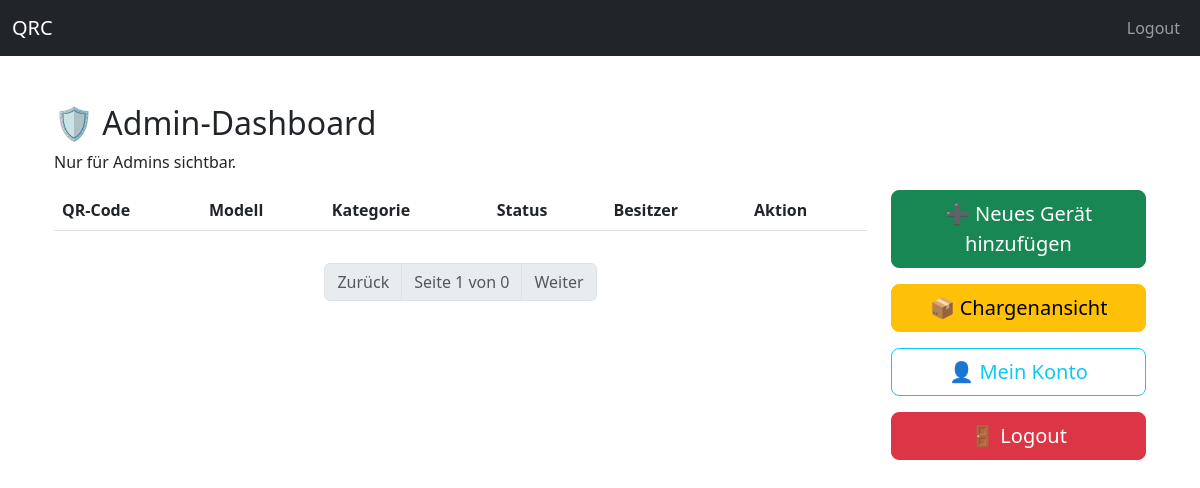
/admin/dashboard (signed in), run on an earlier commit of the app's database.
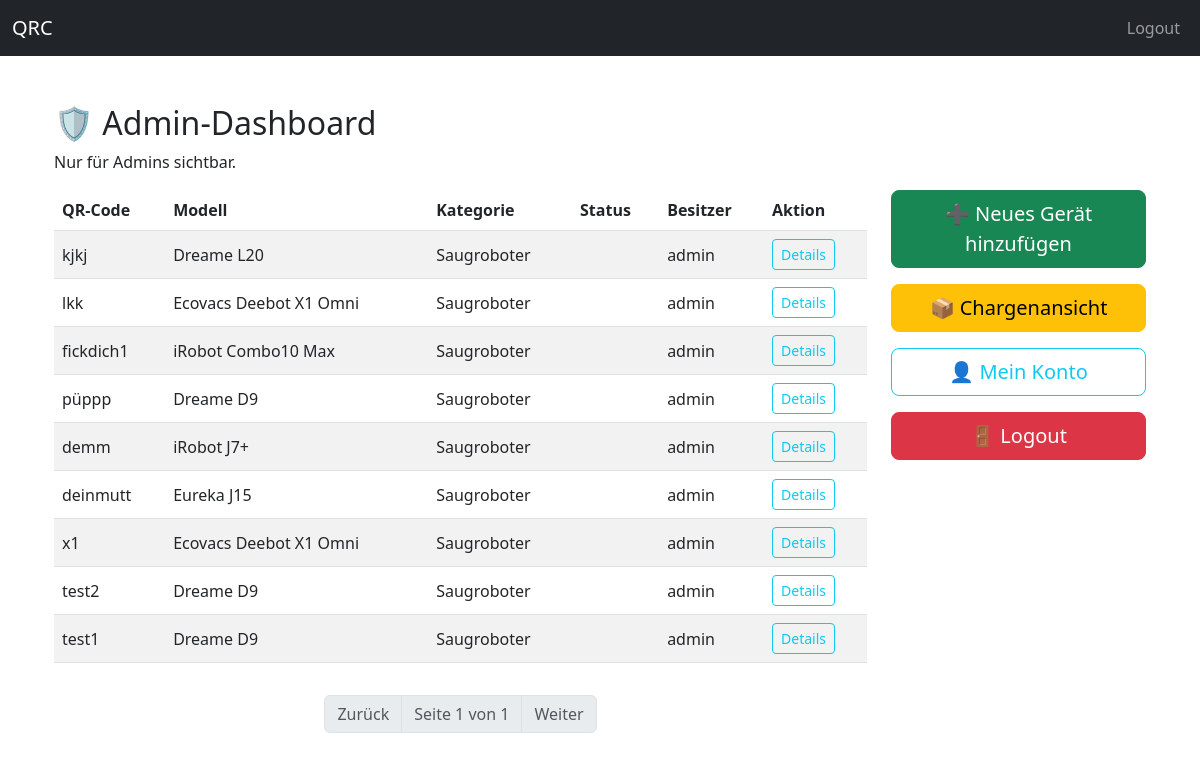
And on a later commit of the database.
### app/models/geraet_db.py (models this page shows)
class Geraet(db.Model):
    __tablename__ = "geraete"
    id = db.Column(db.Integer, primary_key=True)
    qrcode = db.Column(db.String, unique=True, nullable=False)
    modell_id = db.Column(
        db.Integer,
        db.ForeignKey("modell.id", name="fk_geraete_modell_id"),
        nullable=False
    )
    charge_id = db.Column(
        db.Integer,
        db.ForeignKey('charge.id', name="fk_geraete_charge_id"),
        nullable=True
    )
    zustand_id = db.Column(
        db.Integer,
        db.ForeignKey("zustaende.id", name="fk_geraete_zustand_id"),
        nullable=False
    )
    benutzer_id = db.Column(
        db.Integer,
        db.ForeignKey("benutzer.id", name="fk_geraete_benutzer_id"),
        nullable=True
    )
    status = db.Column(db.String, nullable=False, server_default="Unbekannt")
    ausgepackt = db.Column(db.Boolean, default=False)
    gereinigt = db.Column(db.Boolean, default=False)
    getestet = db.Column(db.Boolean, default=False)
    bilder_einpackfertig = db.Column(db.Boolean, default=False)
    bilder_fertig = db.Column(db.Boolean, default=False)
    einpackbereit = db.Column(db.Boolean, default=False)
    modell = db.relationship("Modell", back_populates="geraete")
    zustand = db.relationship("Zustand")
    benutzer = db.relationship("Benutzer", backref="geraete")
    historie = db.relationship("Historie", backref="geraet", lazy=True)
    module = db.relationship("Modul", back_populates="geraet", cascade="all, delete-orphan")
    teile = db.relationship("Teil", back_populates="geraet")
    testdurchlaeufe = db.relationship("GeraeteTestDurchlauf", back_populates="geraet", cascade="all, delete-orphan")

### app/models/modell_db.py (models this page shows, shortened)
class Modell(db.Model):
    __tablename__ = "modell"
    id = db.Column(db.Integer, primary_key=True, index=True)
    name = db.Column(db.String(100), unique=True, nullable=False, index=True)
    kategorie_id = db.Column(db.Integer, db.ForeignKey("kategorie.id"), nullable=False)
    unterkategorie_id = db.Column(db.Integer, db.ForeignKey("unterkategorie.id"), nullable=True)
    unterkategorie = db.relationship("Unterkategorie", backref="modelle")
    hersteller_id = db.Column(db.Integer, db.ForeignKey("hersteller.id"), nullable=False)
    hersteller = db.relationship("Hersteller", backref="modelle")
    kategorie = db.relationship("Kategorie", back_populates="modelle")
    geraete = db.relationship("Geraet", back_populates="modell")
    module = db.relationship(Modul, back_populates="modell", cascade="all, delete-orphan")

### app/models/kategorie_db.py (models this page shows, shortened)
class Kategorie(db.Model):
    __tablename__ = "kategorie"
    id = db.Column(db.Integer, primary_key=True)
    name = db.Column(db.String(100), nullable=False, unique=True)
    modelle = db.relationship("Modell", back_populates="kategorie", lazy=True)
    unterkategorien = db.relationship("Unterkategorie", backref="kategorie", lazy=True)

### app/models/benutzer_db.py (models this page shows, shortened)
class Benutzer(Base, UserMixin):
    __tablename__ = "benutzer"
    id = Column(Integer, primary_key=True)
    name = Column(String, unique=True, nullable=False)
    passwort_hash = Column(String, nullable=False)
    rolle = Column(String(20), nullable=False, default="user")
    email = Column(String(255), unique=True, nullable=True)       # Neu
    aktiv = Column(Boolean, nullable=False, default=True)         # Neu
    gesperrt = Column(Boolean, nullable=False, default=False)     # Neu
    created_at = Column(DateTime, default=datetime.utcnow)        # Neu
    @property
    def ist_admin(self):
        return self.rolle == "admin"

### app/routes/admin_routes.py (the view)
@admin_bp.route("/dashboard")
@login_required
def dashboard():
    if not current_user.ist_admin:
        abort(403)
    page = request.args.get('page', 1, type=int)
    per_page = 10
    geraete = GeraetDB.query.order_by(GeraetDB.id.desc()).paginate(page=page, per_page=per_page, error_out=False)
    return render_template("admin_dashboard.html", geraete=geraete)

### app/app.py (called while the page is built)
@login_manager.user_loader
def load_user(user_id):
    return Benutzer.query.get(int(user_id))

### app/templates/admin_dashboard.html (shortened to what this page needs)
{% extends "base.html" %}
{% block content %}
<div class="container mt-5">
  <h2>🛡️ Admin-Dashboard</h2>
  <p>Nur für Admins sichtbar.</p>
  <div class="row">
    <div class="col-lg-9 col-md-8 col-12">
      <div class="table-responsive" style="max-height: 600px; overflow-y: auto;">
        <table class="table table-striped align-middle">
          <thead>
            <tr>
              <th>QR-Code</th>
              <th>Modell</th>
              <th>Kategorie</th>
              <th>Status</th>
              <th>Besitzer</th>
              <th>Aktion</th>
            </tr>
          </thead>
          <tbody>
            {% for geraet in geraete.items %}
            <tr>
              <td>{{ geraet.qrcode }}</td>
              <td>
                {% if geraet.modell %}
                  {{ geraet.modell.name }}
                {% else %}
                  <span class="text-muted">Unbekannt</span>
                {% endif %}
              </td>
              <td>
                {% if geraet.modell and geraet.modell.kategorie %}
                  {{ geraet.modell.kategorie.name }}
                {% else %}
                  <span class="text-muted">Unbekannt</span>
                {% endif %}
              </td>
              <td>
              </td>
              <td>
                {% if geraet.benutzer %}
                  {{ geraet.benutzer.name }}
                {% else %}
                  <span class="text-muted">?</span>
                {% endif %}
              </td>
              <td>
                <a href="{{ url_for('geraete.geraet_seite', qrcode=geraet.qrcode) }}" class="btn btn-sm btn-outline-info">
                  Details
                </a>
              </td>
            </tr>
            {% endfor %}
          </tbody>
        </table>
      </div>
      <div class="d-flex justify-content-center my-3">
        <nav>
          <ul class="pagination">
            {% if geraete.has_prev %}
              <li class="page-item">
                <a class="page-link" href="{{ url_for('admin.dashboard', page=geraete.prev_num) }}">Zurück</a>
              </li>
            {% else %}
              <li class="page-item disabled">
                <span class="page-link">Zurück</span>
              </li>
            {% endif %}
            <li class="page-item disabled">
              <span class="page-link">Seite {{ geraete.page }} von {{ geraete.pages }}</span>
            </li>
            {% if geraete.has_next %}
              <li class="page-item">
                <a class="page-link" href="{{ url_for('admin.dashboard', page=geraete.next_num) }}">Weiter</a>
              </li>
            {% else %}
              <li class="page-item disabled">
                <span class="page-link">Weiter</span>
              </li>
            {% endif %}
          </ul>
        </nav>
      </div>
    </div>
    <div class="col-lg-3 col-md-4 col-12 mb-4">
      <div class="d-flex flex-column align-items-stretch gap-3">
        <a href="{{ url_for('geraete.geraet_neu') }}" class="btn btn-success btn-lg w-100">
          ➕ Neues Gerät hinzufügen
        </a>
        <a href="{{ url_for('admin.chargen') }}" class="btn btn-warning btn-lg w-100">
          📦 Chargenansicht
        </a>
        <a href="{{ url_for('benutzer.mein_konto') }}" class="btn btn-outline-info btn-lg w-100">
          👤 Mein Konto
        </a>
        <a href="{{ url_for('login.logout') }}" class="btn btn-danger btn-lg w-100">
          🚪 Logout
        </a>
      </div>
    </div>
  </div>
</div>
{% endblock %}

What changed in the data, as far as the page shows it:
added Geraet: qrcode "kjkj", modell.name "Dreame L20", modell.kategorie.name "Saugroboter", benutzer.name "admin"
added Geraet: qrcode "lkk", modell.name "Ecovacs Deebot X1 Omni", modell.kategorie.name "Saugroboter", benutzer.name "admin"
added Geraet: qrcode "fickdich1", modell.name "iRobot Combo10 Max", modell.kategorie.name "Saugroboter", benutzer.name "admin"
added Geraet: qrcode "püppp", modell.name "Dreame D9", modell.kategorie.name "Saugroboter", benutzer.name "admin"
added Geraet: qrcode "demm", modell.name "iRobot J7+", modell.kategorie.name "Saugroboter", benutzer.name "admin"
added Geraet: qrcode "deinmutt", modell.name "Eureka J15", modell.kategorie.name "Saugroboter", benutzer.name "admin"
added Geraet: qrcode "x1", modell.name "Ecovacs Deebot X1 Omni", modell.kategorie.name "Saugroboter", benutzer.name "admin"
added Geraet: qrcode "test2", modell.name "Dreame D9", modell.kategorie.name "Saugroboter", benutzer.name "admin"
added Geraet: qrcode "test1", modell.name "Dreame D9", modell.kategorie.name "Saugroboter", benutzer.name "admin"
Also different on the page:
{{ geraete.pages }}: "0" → "1"
